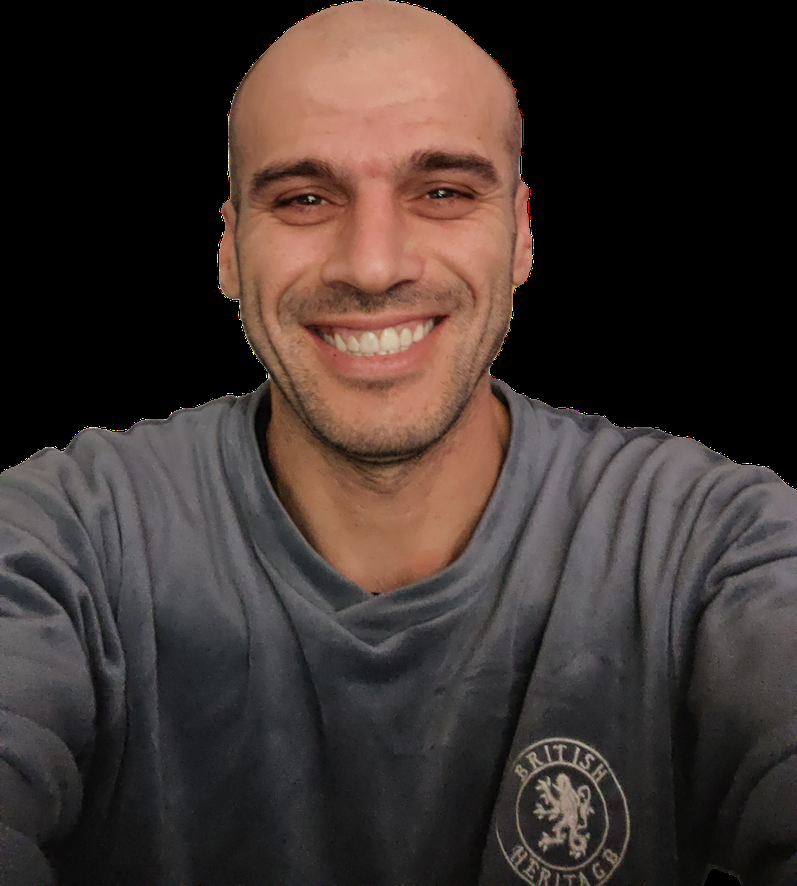
#> input picture backend/uploads/34834ced-5135-45af-89ed-880deb253728/IMG-20241110-WA0015.png, 797 x 886 px, shrunk from 1080 x 1201 before the run
$ python -i blueprint_engine.py   (imports and definitions only)
#> lines starting #> are read from the running program, lines starting #| are printed output that depends on the picture; after the words box and inside, x2 and y2 are one past the last pixel; in counts of white or black regions, pixels touching at a corner belong together
import cv2
import svgwrite
import uuid
import os
import numpy as np


BASE_DIR = os.path.dirname(os.path.abspath(__file__))

OUTPUT_DIR = os.path.abspath(
    os.path.join(BASE_DIR, "../../outputs/svg")
)

# [1 line not run here, left out]


def prepare_edges(gray, detail_level="normal"):
    level = (detail_level or "normal").lower()

    bilateral = cv2.bilateralFilter(gray, 9, 75, 75)

    if level == "less":
        processed = cv2.GaussianBlur(bilateral, (7, 7), 0)
        low, high = 48, 128
    elif level == "more":
        soft = cv2.GaussianBlur(bilateral, (3, 3), 0)
        processed = cv2.addWeighted(bilateral, 1.18, soft, -0.18, 0)
        low, high = 36, 112
    else:
        processed = cv2.GaussianBlur(bilateral, (5, 5), 0)
        low, high = 40, 120

    return cv2.Canny(processed, low, high)


def clean_background(img, level="soft"):
    level = (level or "soft").lower()

    gray = cv2.cvtColor(img, cv2.COLOR_BGR2GRAY)
    blur = cv2.GaussianBlur(gray, (5, 5), 0)

    _, mask = cv2.threshold(
        blur,
        0,
        255,
        cv2.THRESH_BINARY_INV + cv2.THRESH_OTSU,
    )

    kernel_size = 5 if level == "soft" else 7
    kernel = cv2.getStructuringElement(cv2.MORPH_ELLIPSE, (kernel_size, kernel_size))
    mask = cv2.morphologyEx(mask, cv2.MORPH_OPEN, kernel)
    mask = cv2.morphologyEx(mask, cv2.MORPH_CLOSE, kernel)

    contours, _ = cv2.findContours(mask, cv2.RETR_EXTERNAL, cv2.CHAIN_APPROX_SIMPLE)
    if not contours:
        return img

    largest = max(contours, key=cv2.contourArea)
    minimum_ratio = 0.04 if level == "soft" else 0.025
    if cv2.contourArea(largest) < (img.shape[0] * img.shape[1]) * minimum_ratio:
        return img

    clean_mask = np.zeros_like(mask)
    cv2.drawContours(clean_mask, [largest], -1, 255, thickness=cv2.FILLED)
    blur_size = 7 if level == "soft" else 11
    clean_mask = cv2.GaussianBlur(clean_mask, (blur_size, blur_size), 0)

    foreground = cv2.bitwise_and(img, img, mask=clean_mask)
    white_bg = np.full_like(img, 255)
    inverse_mask = cv2.bitwise_not(clean_mask)
    background = cv2.bitwise_and(white_bg, white_bg, mask=inverse_mask)

    return cv2.add(foreground, background)


def generate_blueprint(
    image_path,
    detail_level="normal",
    clean_background_level="off",
):
#> called with detail_level = 'normal', clean_background_level = 'off'
    print("Saving SVG to:", OUTPUT_DIR)

    img = cv2.imread(image_path)
#> img is the input picture: shape (886, 797, 3); mean B, G, R 46.5, 50.2, 61.4

    if img is None:
        raise Exception(f"Image not found: {image_path}")

    print("Using full image for SVG subject framing")

    if clean_background_level and clean_background_level != "off":
        img = clean_background(img, level=clean_background_level)

    gray = cv2.cvtColor(img, cv2.COLOR_BGR2GRAY)
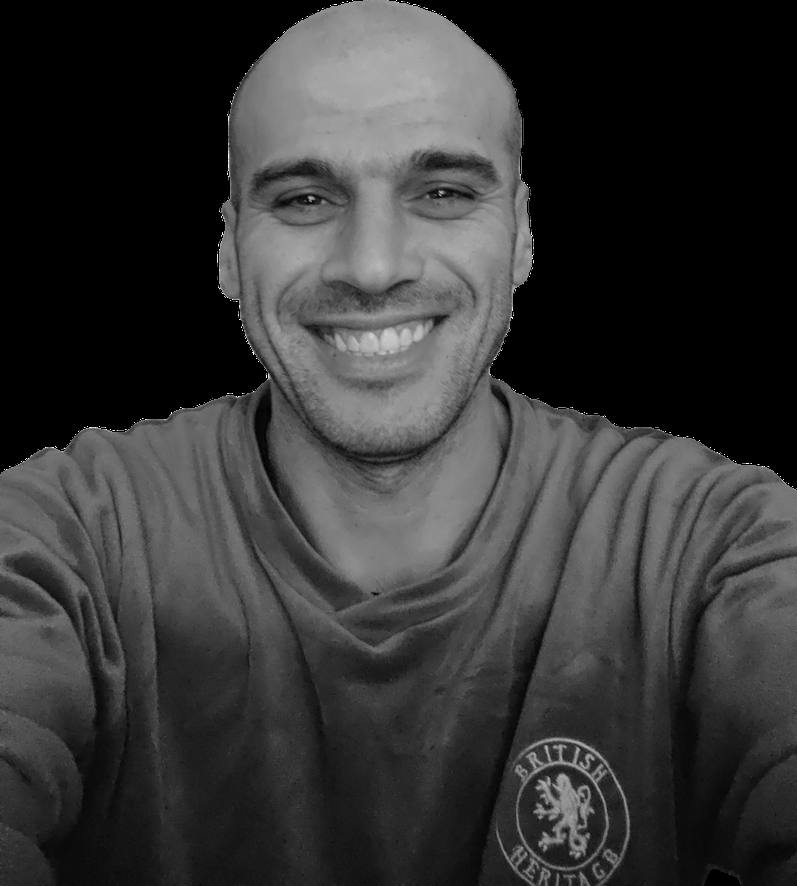
#> gray: shape (886, 797); min 0, max 255, mean 53.1
    edges = prepare_edges(gray, detail_level=detail_level)
#> in prepare_edges, `return cv2.Canny(processed, low, high)`:
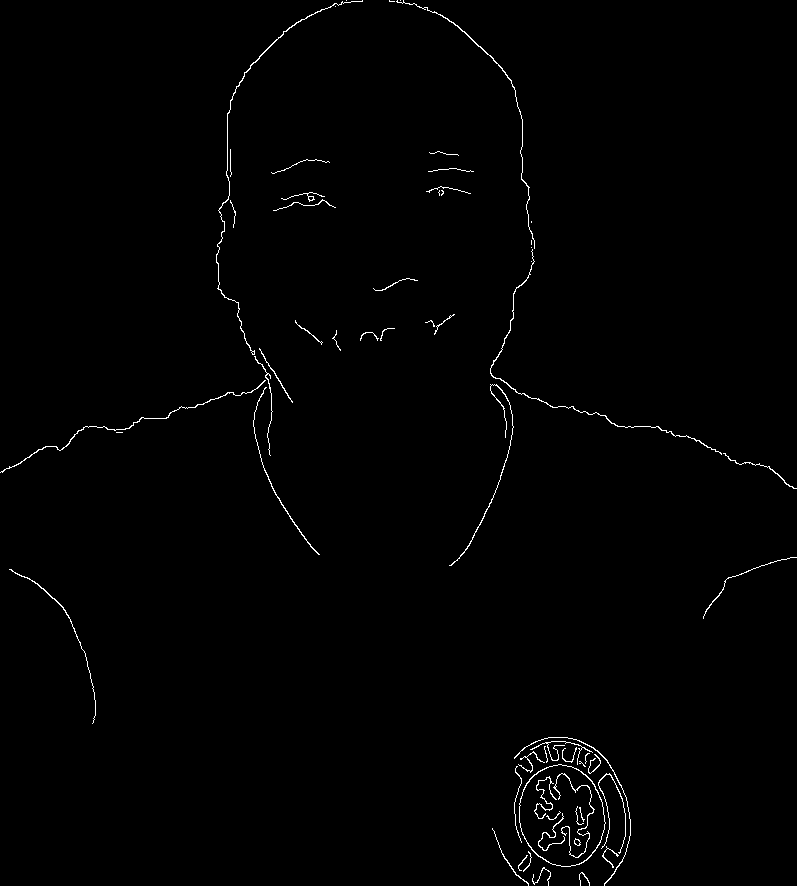
#> returned value: shape (886, 797); 0.82% white in thin lines or dots

    contours, _ = cv2.findContours(
        edges,
        cv2.RETR_EXTERNAL,
        cv2.CHAIN_APPROX_NONE,
    )
#> contours = 54 contours, 38 with area under 20; largest, box (x1, y1, x2, y2) and area: (519, 764, 606, 867) 6806, (216, 0, 363, 355) 120, (490, 249, 722, 455) 102, (396, 0, 535, 249) 82, (0, 380, 266, 473) 82

    h, w = edges.shape[:2]
#> h = 886; w = 797

    name = f"{uuid.uuid4()}.svg"
    output = os.path.join(OUTPUT_DIR, name)

#> (the run stopped early here; a loop or call above may not have finished)
